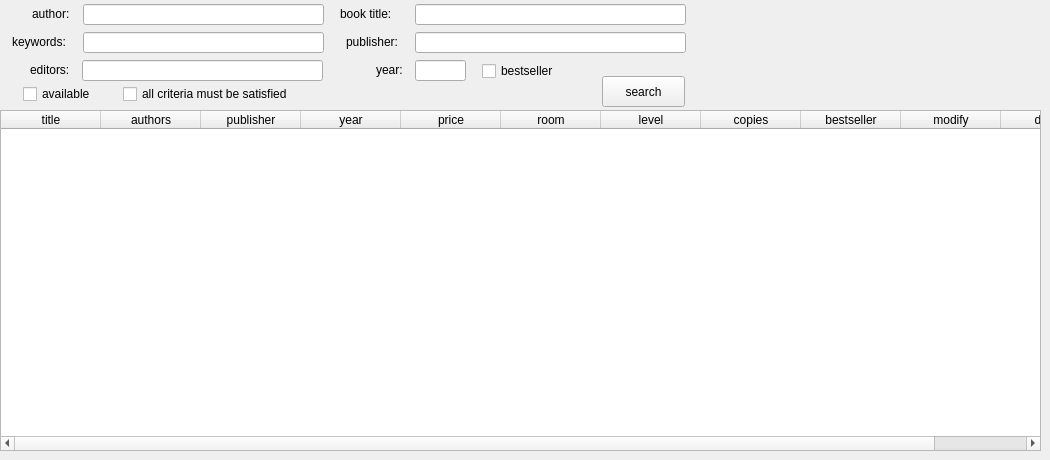
     <widget class="QWidget" name="tab_books">
      <attribute name="title">
       <string>books</string>
      </attribute>
      <widget class="QPushButton" name="button_search_books">
       <property name="geometry">
        <rect>
         <x>602</x>
         <y>76</y>
         <width>83</width>
         <height>31</height>
        </rect>
       </property>
       <property name="text">
        <string>search</string>
       </property>
      </widget>
      <widget class="QLabel" name="label_20">
       <property name="geometry">
        <rect>
         <x>376</x>
         <y>60</y>
         <width>31</width>
         <height>20</height>
        </rect>
       </property>
       <property name="text">
        <string>year:</string>
       </property>
      </widget>
      <widget class="QCheckBox" name="checkbox_available_books">
       <property name="geometry">
        <rect>
         <x>23</x>
         <y>81</y>
         <width>81</width>
         <height>26</height>
        </rect>
       </property>
       <property name="text">
        <string>available</string>
       </property>
      </widget>
      <widget class="QLabel" name="label_21">
       <property name="geometry">
        <rect>
         <x>32</x>
         <y>4</y>
         <width>51</width>
         <height>20</height>
        </rect>
       </property>
       <property name="text">
        <string>author:</string>
       </property>
      </widget>
      <widget class="QLineEdit" name="line_year_books">
       <property name="geometry">
        <rect>
         <x>415</x>
         <y>60</y>
         <width>51</width>
         <height>21</height>
        </rect>
       </property>
       <property name="inputMask">
        <string>9999</string>
       </property>
       <property name="text">
        <string/>
       </property>
      </widget>
      <widget class="QLineEdit" name="line_publisher_books">
       <property name="geometry">
        <rect>
         <x>415</x>
         <y>32</y>
         <width>271</width>
         <height>21</height>
        </rect>
       </property>
      </widget>
      <widget class="QLabel" name="label_22">
       <property name="geometry">
        <rect>
         <x>340</x>
         <y>4</y>
         <width>71</width>
         <height>20</height>
        </rect>
       </property>
       <property name="text">
        <string>book title:</string>
       </property>
      </widget>
      <widget class="QLineEdit" name="line_editors_books">
       <property name="geometry">
        <rect>
         <x>82</x>
         <y>60</y>
         <width>241</width>
         <height>21</height>
        </rect>
       </property>
      </widget>
      <widget class="QLabel" name="label_23">
       <property name="geometry">
        <rect>
         <x>346</x>
         <y>32</y>
         <width>61</width>
         <height>20</height>
        </rect>
       </property>
       <property name="text">
        <string>publisher:</string>
       </property>
      </widget>
      <widget class="QLineEdit" name="line_keywords_books">
       <property name="geometry">
        <rect>
         <x>83</x>
         <y>32</y>
         <width>241</width>
         <height>21</height>
        </rect>
       </property>
      </widget>
      <widget class="QLineEdit" name="line_title_books">
       <property name="geometry">
        <rect>
         <x>415</x>
         <y>4</y>
         <width>271</width>
         <height>21</height>
        </rect>
       </property>
      </widget>
      <widget class="QCheckBox" name="checkbox_criteria_books">
       <property name="geometry">
        <rect>
         <x>123</x>
         <y>81</y>
         <width>201</width>
         <height>26</height>
        </rect>
       </property>
       <property name="text">
        <string>all criteria must be satisfied</string>
       </property>
      </widget>
      <widget class="QLabel" name="label_24">
       <property name="geometry">
        <rect>
         <x>12</x>
         <y>32</y>
         <width>71</width>
         <height>20</height>
        </rect>
       </property>
       <property name="text">
        <string>keywords:</string>
       </property>
      </widget>
      <widget class="QLineEdit" name="line_authors_books">
       <property name="geometry">
        <rect>
         <x>83</x>
         <y>4</y>
         <width>241</width>
         <height>21</height>
        </rect>
       </property>
      </widget>
      <widget class="QCheckBox" name="checkbox_bestseller_books">
       <property name="geometry">
        <rect>
         <x>482</x>
         <y>58</y>
         <width>89</width>
         <height>26</height>
        </rect>
       </property>
       <property name="text">
        <string>bestseller</string>
       </property>
      </widget>
      <widget class="QLabel" name="label_25">
       <property name="geometry">
        <rect>
         <x>30</x>
         <y>60</y>
         <width>51</width>
         <height>20</height>
        </rect>
       </property>
       <property name="text">
        <string>editors:</string>
       </property>
      </widget>
      <widget class="QTableWidget" name="table_search_books">
       <property name="geometry">
        <rect>
         <x>0</x>
         <y>110</y>
         <width>1041</width>
         <height>341</height>
        </rect>
       </property>
       <property name="sizePolicy">
        <sizepolicy hsizetype="Expanding" vsizetype="Expanding">
         <horstretch>0</horstretch>
         <verstretch>0</verstretch>
        </sizepolicy>
       </property>
       <property name="sizeAdjustPolicy">
        <enum>QAbstractScrollArea::AdjustIgnored</enum>
       </property>
       <attribute name="horizontalHeaderCascadingSectionResizes">
        <bool>false</bool>
       </attribute>
       <attribute name="horizontalHeaderStretchLastSection">
        <bool>false</bool>
       </attribute>
       <attribute name="verticalHeaderCascadingSectionResizes">
        <bool>false</bool>
       </attribute>
       <attribute name="verticalHeaderStretchLastSection">
        <bool>false</bool>
       </attribute>
       <column>
        <property name="text">
         <string>title</string>
        </property>
       </column>
       <column>
        <property name="text">
         <string>authors</string>
        </property>
       </column>
       <column>
        <property name="text">
         <string>publisher</string>
        </property>
       </column>
       <column>
        <property name="text">
         <string>year</string>
        </property>
       </column>
       <column>
        <property name="text">
         <string>price</string>
        </property>
       </column>
       <column>
        <property name="text">
         <string>room</string>
        </property>
       </column>
       <column>
        <property name="text">
         <string>level</string>
        </property>
       </column>
       <column>
        <property name="text">
         <string>copies</string>
        </property>
       </column>
       <column>
        <property name="text">
         <string>bestseller</string>
        </property>
       </column>
       <column>
        <property name="text">
         <string>modify</string>
        </property>
       </column>
       <column>
        <property name="text">
         <string>delete</string>
        </property>
       </column>
      </widget>
     </widget>
